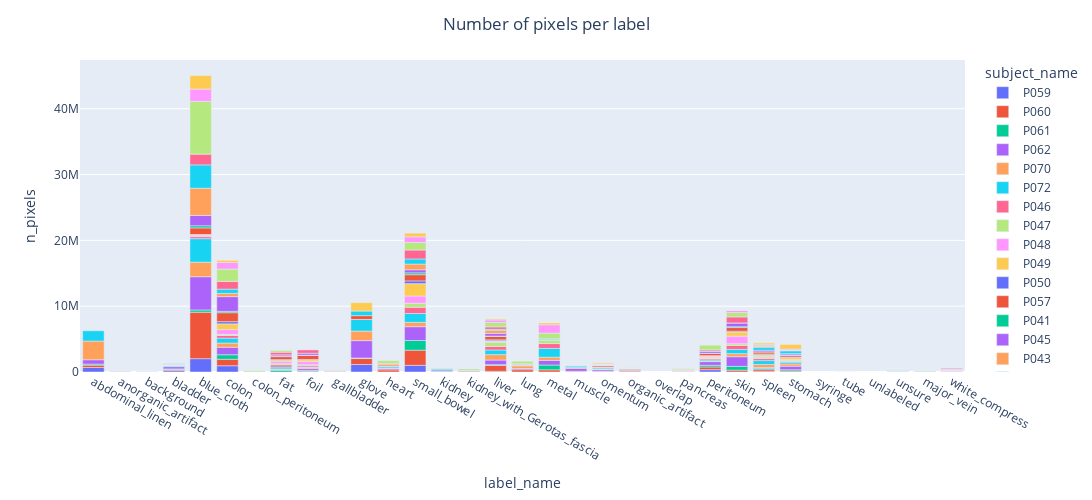

The code cell stored with this chart in its notebook:
### Code cell
fig = px.bar(df_labels, x="label_name", y="n_pixels", color="subject_name")
fig.update_layout(title_text="Number of pixels per label", title_x=0.5)
fig.layout.xaxis.categoryorder = "array"
fig.layout.xaxis.categoryarray = sorted_labels
fig.layout.height = 500
fig.layout.width = 2000
fig.update_yaxes(matches=None, showticklabels=True)
fig.show()

### Figure 1 — Plotly figure (JSON) as saved in the notebook; plotly's stock layout.template omitted (floating-point values rounded to 4 significant figures)
{"data": [{"alignmentgroup": "True", "hovertemplate": "subject_name=P059<br>label_name=%{x}<br>n_pixels=%{y}<extra></extra>", "legendgroup": "P059", "marker": {"color": "#636efa", "pattern": {"shape": ""}}, "name": "P059", "offsetgroup": "P059", "orientation": "v", "showlegend": true, "textposition": "auto", "type": "bar", "x": ["abdominal_linen", "bladder", "blue_cloth", "colon", "foil", "gallbladder", "glove", "small_bowel", "kidney", "kidney_with_Gerotas_fascia", "liver", "omentum", "organic_artifact", "pancreas", "peritoneum", "skin", "spleen", "stomach", "unsure", "major_vein"], "xaxis": "x", "y": [678833, 210231, 2024534, 950981, 7287, 23499, 1143977, 1012785, 69585, 34067, 104458, 8757, 2285, 46524, 355550, 624, 63109, 3531, 12985, 4798], "yaxis": "y"}, {"alignmentgroup": "True", "hovertemplate": "subject_name=P060<br>label_name=%{x}<br>n_pixels=%{y}<extra></extra>", "legendgroup": "P060", "marker": {"color": "#EF553B", "pattern": {"shape": ""}}, "name": "P060", "offsetgroup": "P060", "orientation": "v", "showlegend": true, "textposition": "auto", "type": "bar", "x": ["abdominal_linen", "bladder", "blue_cloth", "colon", "fat", "foil", "gallbladder", "glove", "heart", "small_bowel", "kidney_with_Gerotas_fascia", "liver", "lung", "metal", "muscle", "omentum", "organic_artifact", "pancreas", "peritoneum", "skin", "spleen", "stomach", "unsure", "major_vein", "white_compress"], "xaxis": "x", "y": [365393, 173954, 7059998, 986773, 1537, 102112, 24148, 897954, 322532, 2302419, 90180, 887503, 350135, 334018, 116821, 117195, 44236, 56213, 406678, 277007, 278381, 144422, 10337, 2351, 7703], "yaxis": "y"}, {"alignmentgroup": "True", "hovertemplate": "subject_name=P061<br>label_name=%{x}<br>n_pixels=%{y}<extra></extra>", "legendgroup": "P061", "marker": {"color": "#00cc96", "pattern": {"shape": ""}}, "name": "P061", "offsetgroup": "P061", "orientation": "v", "showlegend": true, "textposition": "auto", "type": "bar", "x": ["abdominal_linen", "anorganic_artifact", "background", "bladder", "blue_cloth", "colon", "colon_peritoneum", "fat", "foil", "glove", "small_bowel", "kidney", "liver", "metal", "muscle", "omentum", "organic_artifact", "pancreas", "peritoneum", "skin", "spleen", "stomach", "unsure"], "xaxis": "x", "y": [157270, 2948, 5599, 89356, 339904, 684132, 28425, 258409, 132252, 85601, 1469287, 118566, 123374, 724254, 3343, 2895, 2603, 5284, 265394, 584610, 193362, 193472, 59260], "yaxis": "y"}, {"alignmentgroup": "True", "hovertemplate": "subject_name=P062<br>label_name=%{x}<br>n_pixels=%{y}<extra></extra>", "legendgroup": "P062", "marker": {"color": "#ab63fa", "pattern": {"shape": ""}}, "name": "P062", "offsetgroup": "P062", "orientation": "v", "showlegend": true, "textposition": "auto", "type": "bar", "x": ["abdominal_linen", "anorganic_artifact", "background", "bladder", "blue_cloth", "colon", "fat", "foil", "gallbladder", "glove", "heart", "small_bowel", "kidney", "kidney_with_Gerotas_fascia", "liver", "lung", "metal", "muscle", "omentum", "organic_artifact", "pancreas", "peritoneum", "skin", "spleen", "stomach", "unsure", "major_vein", "white_compress"], "xaxis": "x", "y": [657982, 7563, 12390, 336663, 5050683, 1136697, 90631, 279911, 67899, 2639298, 191815, 2101479, 196544, 97186, 699356, 176447, 703490, 422701, 228996, 143841, 37760, 553096, 1460324, 141409, 537690, 36391, 28751, 87807], "yaxis": "y"}, {"alignmentgroup": "True", "hovertemplate": "subject_name=P070<br>label_name=%{x}<br>n_pixels=%{y}<extra></extra>", "legendgroup": "P070", "marker": {"color": "#FFA15A", "pattern": {"shape": ""}}, "name": "P070", "offsetgroup": "P070", "orientation": "v", "showlegend": true, "textposition": "auto", "type": "bar", "x": ["abdominal_linen", "anorganic_artifact", "background", "blue_cloth", "colon", "fat", "foil", "gallbladder", "glove", "heart", "small_bowel", "liver", "lung", "metal", "muscle", "omentum", "organic_artifact", "pancreas", "peritoneum", "skin", "spleen", "stomach", "unsure", "white_compress"], "xaxis": "x", "y": [2841489, 30213, 11989, 2212111, 641258, 126082, 165918, 58813, 1448867, 105777, 658984, 825279, 409972, 486042, 135603, 92771, 241699, 75801, 109930, 464317, 466637, 342457, 18303, 10488], "yaxis": "y"}, {"alignmentgroup": "True", "hovertemplate": "subject_name=P072<br>label_name=%{x}<br>n_pixels=%{y}<extra></extra>", "legendgroup": "P072", "marker": {"color": "#19d3f3", "pattern": {"shape": ""}}, "name": "P072", "offsetgroup": "P072", "orientation": "v", "showlegend": true, "textposition": "auto", "type": "bar", "x": ["abdominal_linen", "anorganic_artifact", "background", "bladder", "blue_cloth", "colon", "fat", "foil", "gallbladder", "glove", "heart", "small_bowel", "kidney", "kidney_with_Gerotas_fascia", "liver", "lung", "metal", "muscle", "omentum", "organic_artifact", "pancreas", "peritoneum", "skin", "spleen", "stomach", "tube", "unsure", "major_vein", "white_compress"], "xaxis": "x", "y": [1561436, 11088, 37808, 110850, 3575825, 744040, 278154, 87720, 90647, 1768989, 198662, 1343896, 155822, 5940, 704002, 106008, 1339130, 228905, 169241, 138764, 35718, 168458, 650075, 590553, 259481, 1715, 56941, 17158, 1374], "yaxis": "y"}, {"alignmentgroup": "True", "hovertemplate": "subject_name=P046<br>label_name=%{x}<br>n_pixels=%{y}<extra></extra>", "legendgroup": "P046", "marker": {"color": "#FF6692", "pattern": {"shape": ""}}, "name": "P046", "offsetgroup": "P046", "orientation": "v", "showlegend": true, "textposition": "auto", "type": "bar", "x": ["anorganic_artifact", "background", "bladder", "blue_cloth", "colon", "fat", "foil", "glove", "small_bowel", "liver", "metal", "omentum", "organic_artifact", "peritoneum", "skin", "spleen", "stomach", "unsure"], "xaxis": "x", "y": [8156, 5032, 67026, 304174, 397693, 335039, 243011, 3160, 948669, 537597, 731227, 115578, 1485, 191527, 592433, 303167, 128055, 2171], "yaxis": "y"}, {"alignmentgroup": "True", "hovertemplate": "subject_name=P047<br>label_name=%{x}<br>n_pixels=%{y}<extra></extra>", "legendgroup": "P047", "marker": {"color": "#B6E880", "pattern": {"shape": ""}}, "name": "P047", "offsetgroup": "P047", "orientation": "v", "showlegend": true, "textposition": "auto", "type": "bar", "x": ["anorganic_artifact", "background", "bladder", "blue_cloth", "colon", "fat", "foil", "gallbladder", "small_bowel", "liver", "metal", "omentum", "organic_artifact", "peritoneum", "skin", "spleen", "stomach", "unsure", "white_compress"], "xaxis": "x", "y": [1167, 10181, 5821, 10795, 178941, 180379, 98175, 8943, 608238, 648589, 511090, 7214, 102, 102455, 264457, 234115, 192707, 3748, 4883], "yaxis": "y"}, {"alignmentgroup": "True", "hovertemplate": "subject_name=P048<br>label_name=%{x}<br>n_pixels=%{y}<extra></extra>", "legendgroup": "P048", "marker": {"color": "#FF97FF", "pattern": {"shape": ""}}, "name": "P048", "offsetgroup": "P048", "orientation": "v", "showlegend": true, "textposition": "auto", "type": "bar", "x": ["anorganic_artifact", "background", "bladder", "blue_cloth", "colon", "fat", "foil", "gallbladder", "small_bowel", "liver", "organic_artifact", "peritoneum", "skin", "spleen", "stomach", "unsure", "white_compress"], "xaxis": "x", "y": [9298, 32329, 18265, 192625, 723007, 298978, 457930, 6968, 1098350, 162242, 20445, 122116, 1148459, 126028, 77340, 1179, 112441], "yaxis": "y"}, {"alignmentgroup": "True", "hovertemplate": "subject_name=P049<br>label_name=%{x}<br>n_pixels=%{y}<extra></extra>", "legendgroup": "P049", "marker": {"color": "#FECB52", "pattern": {"shape": ""}}, "name": "P049", "offsetgroup": "P049", "orientation": "v", "showlegend": true, "textposition": "auto", "type": "bar", "x": ["anorganic_artifact", "bladder", "blue_cloth", "colon", "fat", "foil", "small_bowel", "liver", "organic_artifact", "peritoneum", "skin", "spleen", "stomach", "unsure", "white_compress"], "xaxis": "x", "y": [5425, 75443, 120217, 874958, 226438, 260325, 1885292, 46323, 84, 159060, 619214, 226178, 302009, 43732, 70502], "yaxis": "y"}, {"alignmentgroup": "True", "hovertemplate": "subject_name=P050<br>label_name=%{x}<br>n_pixels=%{y}<extra></extra>", "legendgroup": "P050", "marker": {"color": "#636efa", "pattern": {"shape": ""}}, "name": "P050", "offsetgroup": "P050", "orientation": "v", "showlegend": true, "textposition": "auto", "type": "bar", "x": ["anorganic_artifact", "background", "blue_cloth", "colon", "fat", "foil", "gallbladder", "small_bowel", "liver", "omentum", "peritoneum", "skin", "spleen", "stomach", "unsure", "white_compress"], "xaxis": "x", "y": [17964, 5687, 1741, 330046, 86852, 68705, 2045, 409177, 150730, 37789, 58876, 128343, 119769, 97290, 1815, 19171], "yaxis": "y"}, {"alignmentgroup": "True", "hovertemplate": "subject_name=P057<br>label_name=%{x}<br>n_pixels=%{y}<extra></extra>", "legendgroup": "P057", "marker": {"color": "#EF553B", "pattern": {"shape": ""}}, "name": "P057", "offsetgroup": "P057", "orientation": "v", "showlegend": true, "textposition": "auto", "type": "bar", "x": ["anorganic_artifact", "background", "bladder", "blue_cloth", "colon", "fat", "foil", "gallbladder", "glove", "small_bowel", "liver", "omentum", "organic_artifact", "pancreas", "peritoneum", "skin", "spleen", "stomach", "unsure", "white_compress"], "xaxis": "x", "y": [24611, 860, 28528, 1000756, 1359127, 447201, 617667, 26134, 576188, 946920, 511849, 235274, 4865, 43528, 339157, 560401, 301207, 245768, 29485, 73274], "yaxis": "y"}, {"alignmentgroup": "True", "hovertemplate": "subject_name=P041<br>label_name=%{x}<br>n_pixels=%{y}<extra></extra>", "legendgroup": "P041", "marker": {"color": "#00cc96", "pattern": {"shape": ""}}, "name": "P041", "offsetgroup": "P041", "orientation": "v", "showlegend": true, "textposition": "auto", "type": "bar", "x": ["background", "bladder", "blue_cloth", "colon", "fat", "foil", "small_bowel", "liver", "metal", "omentum", "peritoneum", "skin", "spleen", "stomach", "unsure", "white_compress"], "xaxis": "x", "y": [3403, 20242, 322805, 207037, 23235, 48984, 280888, 61400, 5670, 22361, 28159, 134855, 26589, 38899, 823, 3450], "yaxis": "y"}, {"alignmentgroup": "True", "hovertemplate": "subject_name=P045<br>label_name=%{x}<br>n_pixels=%{y}<extra></extra>", "legendgroup": "P045", "marker": {"color": "#ab63fa", "pattern": {"shape": ""}}, "name": "P045", "offsetgroup": "P045", "orientation": "v", "showlegend": true, "textposition": "auto", "type": "bar", "x": ["background", "bladder", "blue_cloth", "colon", "fat", "foil", "heart", "small_bowel", "liver", "lung", "omentum", "peritoneum", "skin", "spleen", "stomach", "unsure", "white_compress"], "xaxis": "x", "y": [3806, 38390, 1571891, 2239734, 251939, 284147, 60691, 463297, 399507, 35707, 20999, 309644, 567739, 243444, 203890, 5530, 58045], "yaxis": "y"}, {"alignmentgroup": "True", "hovertemplate": "subject_name=P043<br>label_name=%{x}<br>n_pixels=%{y}<extra></extra>", "legendgroup": "P043", "marker": {"color": "#FFA15A", "pattern": {"shape": ""}}, "name": "P043", "offsetgroup": "P043", "orientation": "v", "showlegend": true, "textposition": "auto", "type": "bar", "x": ["bladder", "blue_cloth", "colon", "gallbladder", "heart", "small_bowel", "liver", "lung", "omentum", "stomach"], "xaxis": "x", "y": [12084, 4134078, 485800, 15173, 299080, 868617, 472047, 138006, 5534, 20781], "yaxis": "y"}, {"alignmentgroup": "True", "hovertemplate": "subject_name=P068<br>label_name=%{x}<br>n_pixels=%{y}<extra></extra>", "legendgroup": "P068", "marker": {"color": "#19d3f3", "pattern": {"shape": ""}}, "name": "P068", "offsetgroup": "P068", "orientation": "v", "showlegend": true, "textposition": "auto", "type": "bar", "x": ["bladder", "blue_cloth", "colon", "fat", "gallbladder", "glove", "small_bowel", "liver", "metal", "omentum", "organic_artifact", "pancreas", "peritoneum", "skin", "spleen", "stomach", "unsure"], "xaxis": "x", "y": [61163, 3544839, 653212, 6169, 16101, 694343, 775833, 160268, 160161, 57922, 15267, 31731, 11092, 4549, 401571, 428975, 42404], "yaxis": "y"}, {"alignmentgroup": "True", "hovertemplate": "subject_name=P044<br>label_name=%{x}<br>n_pixels=%{y}<extra></extra>", "legendgroup": "P044", "marker": {"color": "#FF6692", "pattern": {"shape": ""}}, "name": "P044", "offsetgroup": "P044", "orientation": "v", "showlegend": true, "textposition": "auto", "type": "bar", "x": ["blue_cloth", "colon", "fat", "foil", "heart", "small_bowel", "liver", "lung", "metal", "muscle", "omentum", "peritoneum", "skin", "spleen", "stomach", "white_compress"], "xaxis": "x", "y": [1629696, 1167445, 396217, 500179, 129031, 1356749, 354475, 35656, 52353, 20820, 11984, 191229, 908433, 142739, 52801, 115793], "yaxis": "y"}, {"alignmentgroup": "True", "hovertemplate": "subject_name=P058<br>label_name=%{x}<br>n_pixels=%{y}<extra></extra>", "legendgroup": "P058", "marker": {"color": "#B6E880", "pattern": {"shape": ""}}, "name": "P058", "offsetgroup": "P058", "orientation": "v", "showlegend": true, "textposition": "auto", "type": "bar", "x": ["blue_cloth", "colon", "colon_peritoneum", "fat", "heart", "small_bowel", "kidney", "kidney_with_Gerotas_fascia", "liver", "lung", "metal", "omentum", "pancreas", "peritoneum", "skin", "spleen", "stomach", "unsure", "major_vein"], "xaxis": "x", "y": [8020256, 1882029, 158035, 319913, 412418, 1139959, 82958, 232310, 688786, 384547, 857801, 67931, 145214, 749311, 667542, 246650, 33669, 111180, 81091], "yaxis": "y"}, {"alignmentgroup": "True", "hovertemplate": "subject_name=P069<br>label_name=%{x}<br>n_pixels=%{y}<extra></extra>", "legendgroup": "P069", "marker": {"color": "#FF97FF", "pattern": {"shape": ""}}, "name": "P069", "offsetgroup": "P069", "orientation": "v", "showlegend": true, "textposition": "auto", "type": "bar", "x": ["blue_cloth", "colon", "fat", "gallbladder", "small_bowel", "liver", "metal", "omentum", "peritoneum", "skin", "spleen", "stomach", "unsure"], "xaxis": "x", "y": [1861123, 996205, 38661, 50273, 868826, 364633, 1260341, 53971, 33859, 308041, 135865, 165472, 6730], "yaxis": "y"}, {"alignmentgroup": "True", "hovertemplate": "subject_name=P071<br>label_name=%{x}<br>n_pixels=%{y}<extra></extra>", "legendgroup": "P071", "marker": {"color": "#FECB52", "pattern": {"shape": ""}}, "name": "P071", "offsetgroup": "P071", "orientation": "v", "showlegend": true, "textposition": "auto", "type": "bar", "x": ["blue_cloth", "colon", "fat", "gallbladder", "glove", "small_bowel", "liver", "metal", "omentum", "organic_artifact", "pancreas", "peritoneum", "skin", "spleen", "stomach", "unsure"], "xaxis": "x", "y": [2054848, 325804, 8830, 27784, 1274933, 557684, 140376, 285584, 135377, 26788, 66985, 589, 23562, 182573, 719042, 6041], "yaxis": "y"}], "layout": {"barmode": "relative", "height": 500, "legend": {"title": {"text": "subject_name"}, "tracegroupgap": 0}, "margin": {"t": 60}, "title": {"text": "Number of pixels per label", "x": 0.5}, "width": 2000, "xaxis": {"anchor": "y", "categoryarray": ["abdominal_linen", "anorganic_artifact", "background", "bladder", "blue_cloth", "colon", "colon_peritoneum", "fat", "foil", "gallbladder", "glove", "heart", "small_bowel", "kidney", "kidney_with_Gerotas_fascia", "liver", "lung", "metal", "muscle", "omentum", "organic_artifact", "overlap", "pancreas", "peritoneum", "skin", "spleen", "stomach", "syringe", "tube", "unlabeled", "unsure", "major_vein", "white_compress"], "categoryorder": "array", "domain": [0, 1], "title": {"text": "label_name"}}, "yaxis": {"anchor": "x", "domain": [0, 1], "showticklabels": true, "title": {"text": "n_pixels"}}}}
